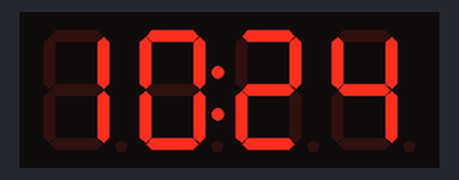
Bench run of a sketch on a simulated ESP32. On the bench: 4-digit seven-segment display. WiFi joins after 1.5 s; servers stay silent unless stated; the local clock reads 2024-03-15 10:24:30 at power-on unless the sketch sets it; what the sketch prints to the serial monitor is not drawn.

Above: at 1.6 s.
At 90.4 s:
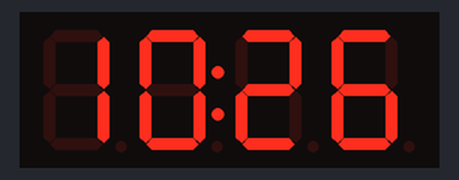

Measured:
- what the display in image 0 shows lasts 28.6 s, from 1.5 s to 30.1 s

The sketch:

example.ino
```cpp
// ESP32 example that connects to Wi‑Fi, syncs time via NTP, and displays the current HHMM time on the TM1637 with the colon enabled.
//
// Buy this module: https://shillehtek.com/products/4-bits-tm1637-red-led-display-module-clock
// Full manual: https://shillehtek.com/blogs/shillehtek-product-manuals/4-bits-tm1637-red-led-display-module-clock-manual
// More examples: https://github.com/shillehbean/shillehtek-examples
//

// TM1637 4-Digit Display - ESP32 Example (Live Clock from NTP)
// Requires: TM1637 library by Avishay Orpaz + WiFi

#include <WiFi.h>
#include <TM1637Display.h>
#include <time.h>

const char* SSID = "your_ssid";
const char* PASS = "your_password";

const int CLK = 18;
const int DIO = 19;
TM1637Display display(CLK, DIO);

void setup() {
  Serial.begin(115200);
  display.setBrightness(4);
  display.clear();

  WiFi.begin(SSID, PASS);
  while (WiFi.status() != WL_CONNECTED) { delay(500); Serial.print("."); }
  configTime(0, 0, "pool.ntp.org");
}

void loop() {
  time_t now = time(nullptr);
  struct tm* t = localtime(&now);
  int hhmm = t->tm_hour * 100 + t->tm_min;
  display.showNumberDecEx(hhmm, 0x40, true);  // 0x40 = colon on
  delay(1000);
}
```
